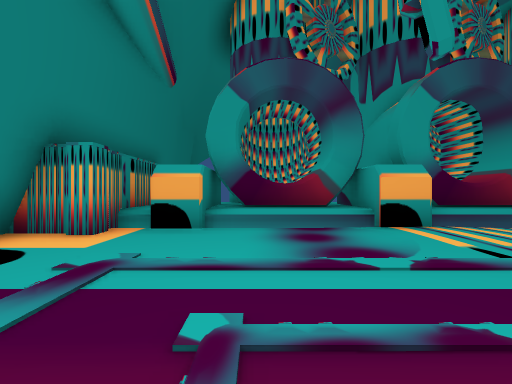
[1] (above)

13 first-person views from a walk through a Unity game level. The camera is 1.3 m above the floor, looks level and sees 90° across. The floor is counted in squares, 2 m on a side. Each view is taken from the middle of a square. On the plan, view 1 faces up. The plan holds only what a view shows up to about 9 squares ahead; the rest is blank. The place goes on beyond the plan. The player character is not drawn.

[2]
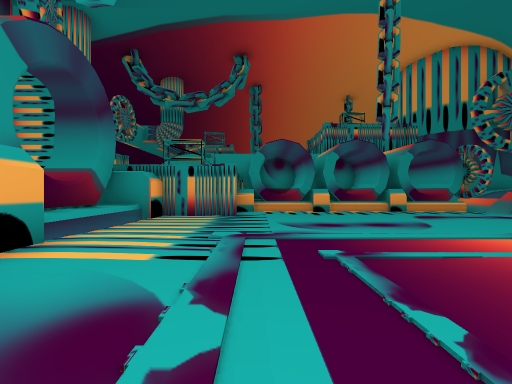

[3]
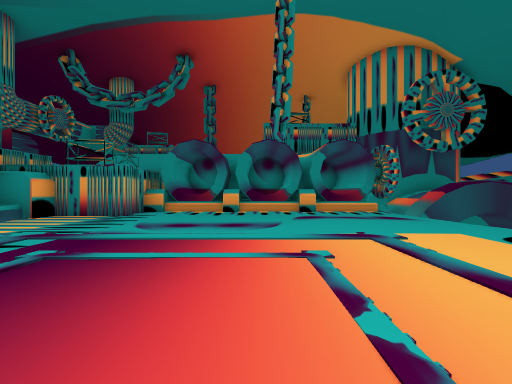

[4]
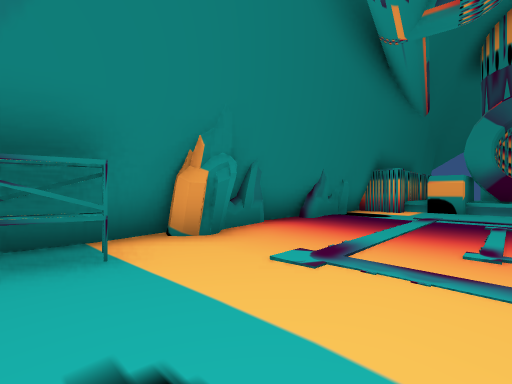

[5]
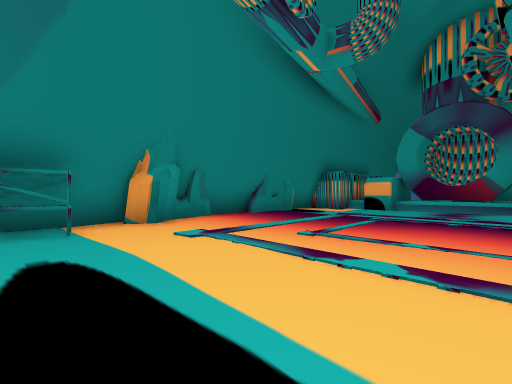

[6]
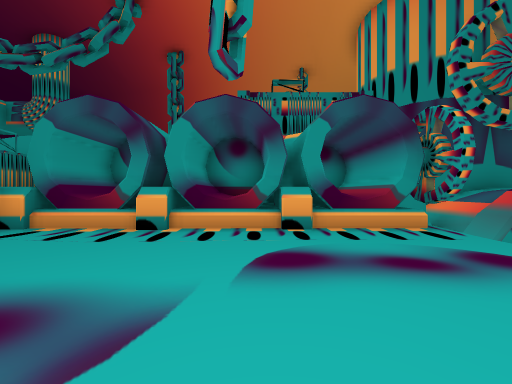

[7]
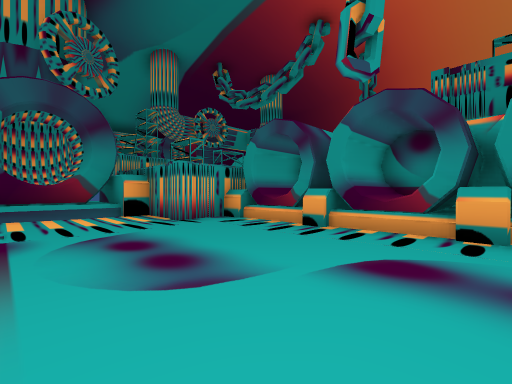

[8]
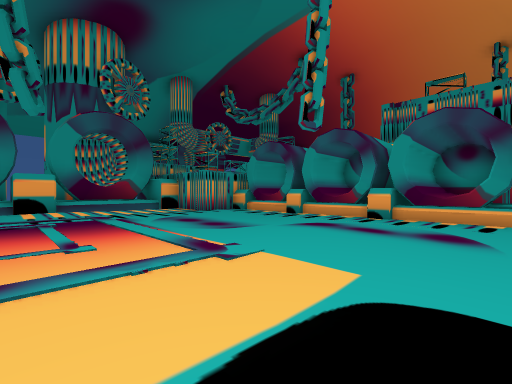

[9]
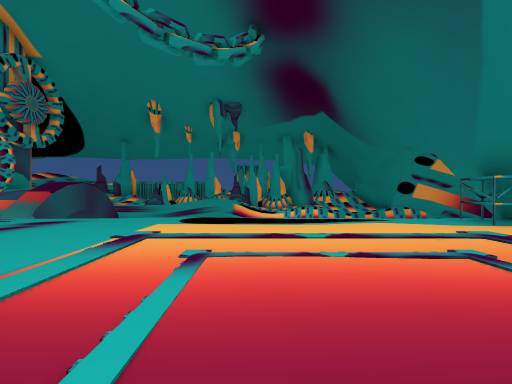

[10]
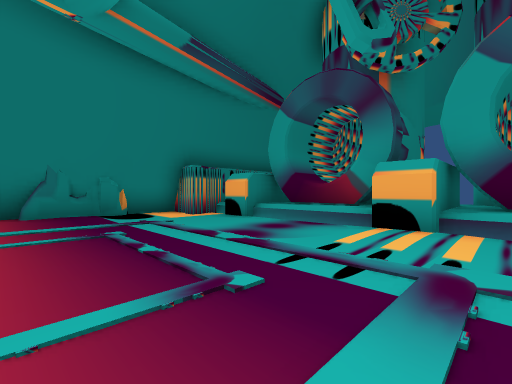

[11]
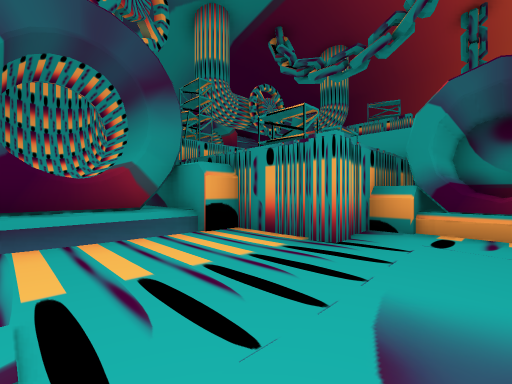

[12]
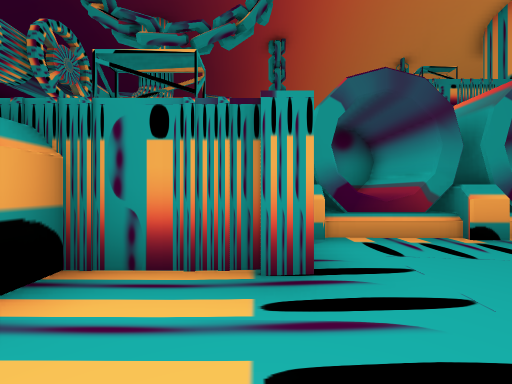

[13]
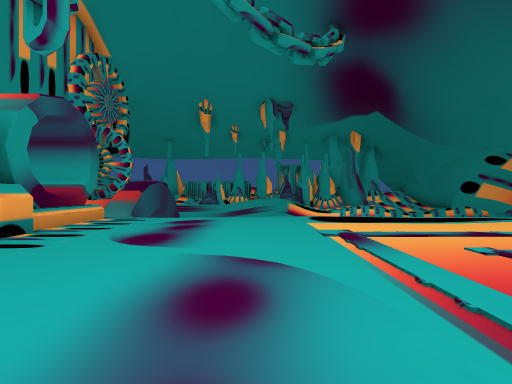

### Floor plan
Key: @ floor where view 1 was taken; # wall or solid block; . floor; ^ raised ledge; v drop or lower ground; O other object.
Columns run from 4 left of view 1 to 11 right of it. Each row starts with its distance up from view 1.
  6   ##########
  5  ###^^^#^^^##
  4 ##..........#
  3 #..........#####
  2 #............O##
  1 #............^^#
  0 #...@........O##
 -1 #............###
 -2 #............###
 -3 #............O##
 -4 #............^^^
 -5 #^..... .....O##
 -6 #v      v    OO#
 -7              ^^^
 -8              ^^^

Where each view was taken, in squares from view 1:
view 1: 0 up, 0 right, facing up
view 2: 2 up, 0 right, facing right
view 3: 1 down, 0 right, facing right
view 4: 5 down, 0 right, facing up-left
view 5: 5 down, 2 right, facing up-left
view 6: 2 down, 4 right, facing right
view 7: 3 down, 4 right, facing up-right
view 8: 5 down, 2 right, facing up-right
view 9: 1 up, 2 right, facing down
view 10: 0 up, 4 right, facing up-left
view 11: 1 up, 4 right, facing up-right
view 12: 3 up, 5 right, facing right
view 13: 1 up, 5 right, facing down
